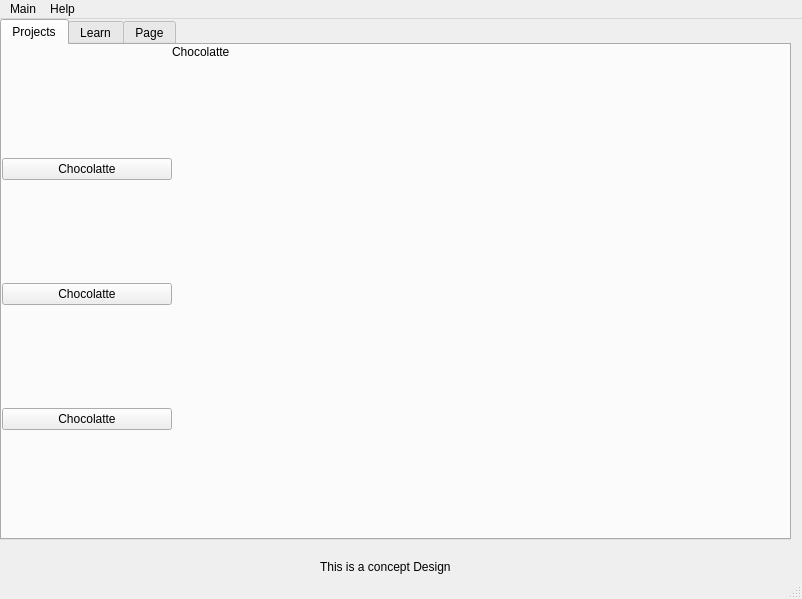
<?xml version="1.0" encoding="UTF-8"?>
<ui version="4.0">
 <class>MainWindow</class>
 <widget class="QMainWindow" name="MainWindow">
  <property name="geometry">
   <rect>
    <x>0</x>
    <y>0</y>
    <width>802</width>
    <height>599</height>
   </rect>
  </property>
  <property name="windowTitle">
   <string>BetterVCC</string>
  </property>
  <widget class="QWidget" name="centralwidget">
   <widget class="QLabel" name="ConceptLabel">
    <property name="geometry">
     <rect>
      <x>320</x>
      <y>540</y>
      <width>161</width>
      <height>16</height>
     </rect>
    </property>
    <property name="text">
     <string>This is a concept Design</string>
    </property>
   </widget>
   <widget class="QTabWidget" name="tabWidget">
    <property name="geometry">
     <rect>
      <x>0</x>
      <y>0</y>
      <width>791</width>
      <height>521</height>
     </rect>
    </property>
    <property name="currentIndex">
     <number>0</number>
    </property>
    <widget class="QWidget" name="ProjectsTab">
     <attribute name="title">
      <string>Projects</string>
     </attribute>
     <widget class="QWidget" name="verticalLayoutWidget">
      <property name="geometry">
       <rect>
        <x>0</x>
        <y>10</y>
        <width>170</width>
        <height>481</height>
       </rect>
      </property>
      <layout class="QVBoxLayout" name="AWList">
       <property name="spacing">
        <number>0</number>
       </property>
       <property name="sizeConstraint">
        <enum>QLayout::SetDefaultConstraint</enum>
       </property>
       <item>
        <widget class="QPushButton" name="List3">
         <property name="text">
          <string>Chocolatte</string>
         </property>
        </widget>
       </item>
       <item>
        <widget class="QPushButton" name="List2">
         <property name="text">
          <string>Chocolatte</string>
         </property>
        </widget>
       </item>
       <item>
        <widget class="QPushButton" name="List1">
         <property name="text">
          <string>Chocolatte</string>
         </property>
        </widget>
       </item>
       <item>
        <layout class="QVBoxLayout" name="verticalLayout"/>
       </item>
      </layout>
     </widget>
     <widget class="QWidget" name="formLayoutWidget">
      <property name="geometry">
       <rect>
        <x>170</x>
        <y>0</y>
        <width>601</width>
        <height>481</height>
       </rect>
      </property>
      <layout class="QFormLayout" name="RightPanel">
       <item row="0" column="0">
        <widget class="QLabel" name="AWName">
         <property name="text">
          <string>Chocolatte</string>
         </property>
        </widget>
       </item>
      </layout>
     </widget>
    </widget>
    <widget class="QWidget" name="LearnTab">
     <attribute name="title">
      <string>Learn</string>
     </attribute>
    </widget>
    <widget class="QWidget" name="Randomshit">
     <attribute name="title">
      <string>Page</string>
     </attribute>
    </widget>
   </widget>
  </widget>
  <widget class="QMenuBar" name="menubar">
   <property name="geometry">
    <rect>
     <x>0</x>
     <y>0</y>
     <width>802</width>
     <height>19</height>
    </rect>
   </property>
   <widget class="QMenu" name="menuMain">
    <property name="title">
     <string>Main</string>
    </property>
    <addaction name="actionClose"/>
   </widget>
   <widget class="QMenu" name="menuHelp">
    <property name="title">
     <string>Help</string>
    </property>
    <addaction name="actionAbout"/>
   </widget>
   <addaction name="menuMain"/>
   <addaction name="menuHelp"/>
  </widget>
  <widget class="QStatusBar" name="statusbar"/>
  <action name="actionFuck">
   <property name="text">
    <string>Fuck</string>
   </property>
  </action>
  <action name="actionClose">
   <property name="text">
    <string>Close</string>
   </property>
  </action>
  <action name="actionAbout">
   <property name="text">
    <string>About</string>
   </property>
  </action>
 </widget>
 <resources/>
 <connections/>
</ui>
